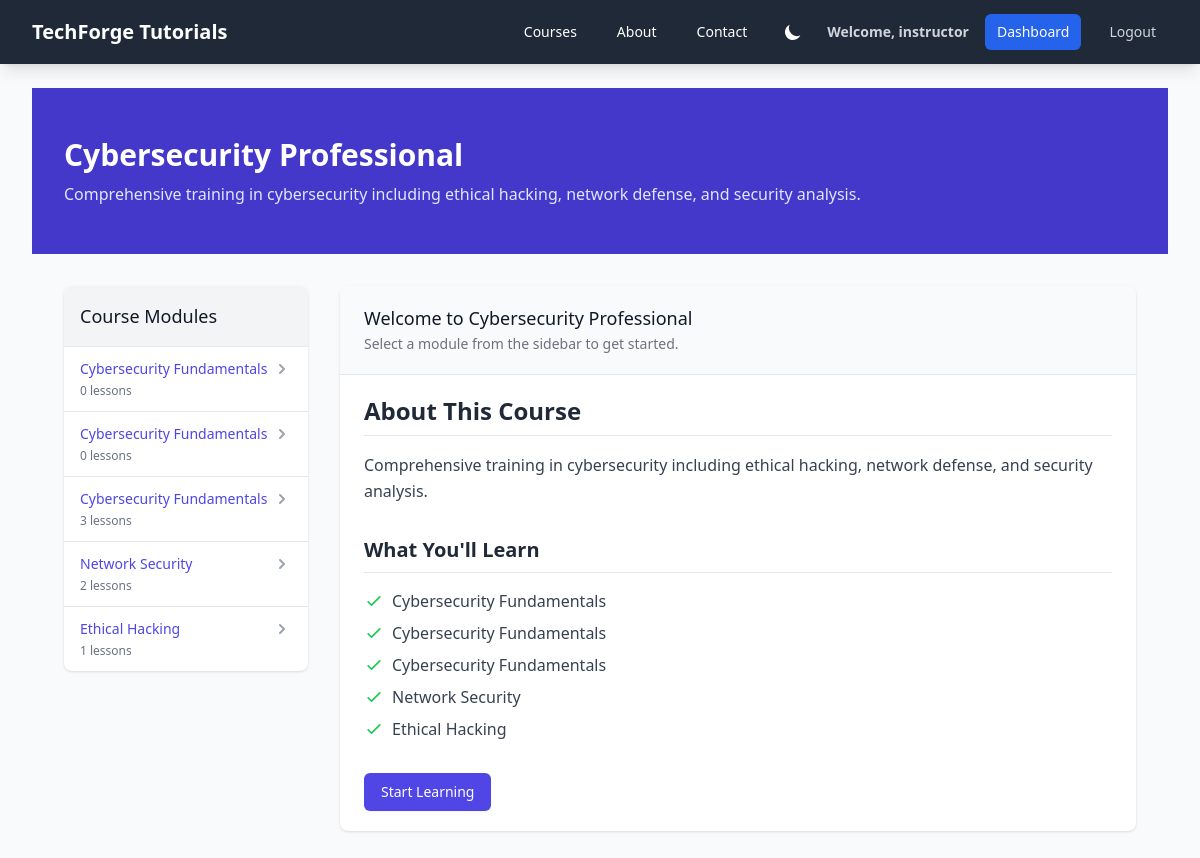
The page /courses/cybersecurity-professional/ (signed in) on the database its author committed.
### courses/models.py (models this page shows, shortened)
class Course(models.Model):
    title = models.CharField(max_length=200)
    slug = models.SlugField(unique=True, blank=True)
    description = models.TextField()
    created_at = models.DateTimeField(auto_now_add=True)
    updated_at = models.DateTimeField(auto_now=True)

class Module(models.Model):
    course = models.ForeignKey(Course, related_name='modules', on_delete=models.CASCADE, null=True, blank=True)
    title = models.CharField(max_length=200)
    description = models.TextField(blank=True)
    order = models.PositiveIntegerField(default=0)
    created_at = models.DateTimeField(auto_now_add=True)
    updated_at = models.DateTimeField(auto_now=True)
    class Meta:
        ordering = ['order']

### courses/views.py (the view)
# urls.py: path('<slug:slug>/', views.course_detail, name='course_detail'),
def course_detail(request, slug):
    course = get_object_or_404(Course, slug=slug)
    modules = course.modules.all().order_by('order')
    return render(request, 'courses/course_detail.html', {
        'course': course,
        'modules': modules
    })

### core/context_processors.py (called while the page is built)
def user_activity(request):
    if not request.user.is_authenticated:
        return {}
    recent_activities = UserActivity.objects.filter(
        user=request.user
    ).select_related('user').order_by('-timestamp')[:5]
    return {
        'recent_activities': recent_activities
    }

### templates/courses/course_detail.html (shortened to what this page needs)
{% extends 'base.html' %}
{% block content %}
<div class="bg-gray-50 dark:bg-gray-900 min-h-screen">
    <div class="bg-indigo-700 text-white py-12">
        <div class="max-w-7xl mx-auto px-4 sm:px-6 lg:px-8">
            <div class="md:flex md:items-center md:justify-between">
                <div class="flex-1 min-w-0">
                    <h1 class="text-3xl font-bold leading-tight">{{ course.title }}</h1>
                    <p class="mt-2 text-indigo-100">{{ course.description }}</p>
                </div>
            </div>
        </div>
    </div>
    <div class="max-w-7xl mx-auto px-4 sm:px-6 lg:px-8 py-8">
        <div class="lg:grid lg:grid-cols-4 lg:gap-8">
            <div class="lg:col-span-1 mb-8 lg:mb-0">
                <div class="bg-white dark:bg-gray-800 rounded-lg shadow overflow-hidden">
                    <div class="p-4 bg-gray-100 dark:bg-gray-700 border-b border-gray-200 dark:border-gray-600">
                        <h2 class="text-lg font-medium text-gray-900 dark:text-white">Course Modules</h2>
                    </div>
                    <nav class="divide-y divide-gray-200 dark:divide-gray-700" aria-label="Course modules">
                        {% for module in modules %}
                        <div class="px-4 py-3 hover:bg-gray-50 dark:hover:bg-gray-700">
                            <a href="{% url 'courses:module_detail' course.slug module.id %}"
                               class="flex items-center justify-between text-sm font-medium text-indigo-600 hover:text-indigo-900 dark:text-indigo-400 dark:hover:text-indigo-300">
                                <span>{{ module.title }}</span>
                                <svg class="h-5 w-5 text-gray-400" xmlns="http://www.w3.org/2000/svg" viewBox="0 0 20 20" fill="currentColor">
                                    <path fill-rule="evenodd" d="M7.293 14.707a1 1 0 010-1.414L10.586 10 7.293 6.707a1 1 0 011.414-1.414l4 4a1 1 0 010 1.414l-4 4a1 1 0 01-1.414 0z" clip-rule="evenodd" />
                                </svg>
                            </a>
                            <p class="mt-1 text-xs text-gray-500 dark:text-gray-400">{{ module.contents.count }} lessons</p>
                        </div>
                        {% endfor %}
                    </nav>
                </div>
            </div>
            <div class="lg:col-span-3">
                <div class="bg-white dark:bg-gray-800 shadow overflow-hidden sm:rounded-lg">
                    <div class="px-4 py-5 sm:px-6 bg-gray-50 dark:bg-gray-700">
                        <h3 class="text-lg leading-6 font-medium text-gray-900 dark:text-white">
                            Welcome to {{ course.title }}
                        </h3>
                        <p class="mt-1 max-w-2xl text-sm text-gray-500 dark:text-gray-300">
                            Select a module from the sidebar to get started.
                        </p>
                    </div>
                    <div class="border-t border-gray-200 dark:border-gray-700 px-4 py-5 sm:px-6">
                        <div class="prose max-w-none">
                            <h3 class="text-2xl font-bold text-gray-800 dark:text-white mb-4 pb-2 border-b border-gray-200 dark:border-gray-600">About This Course</h3>
                            <p class="text-gray-700 dark:text-gray-300 leading-relaxed mb-6 text-base">{{ course.description|linebreaksbr }}</p>
                            <h3 class="text-xl font-semibold text-gray-800 dark:text-white mt-8 mb-4 pb-2 border-b border-gray-200 dark:border-gray-600">What You'll Learn</h3>
                            <ul class="space-y-2 mb-6">
                                {% for module in modules %}
                                <li class="flex items-start">
                                    <svg class="h-5 w-5 text-green-500 mr-2 mt-0.5 flex-shrink-0" fill="none" viewBox="0 0 24 24" stroke="currentColor">
                                        <path stroke-linecap="round" stroke-linejoin="round" stroke-width="2" d="M5 13l4 4L19 7" />
                                    </svg>
                                    <span class="text-gray-700 dark:text-gray-300">{{ module.title }}</span>
                                </li>
                                {% endfor %}
                            </ul>
                            <div class="mt-8">
                                <a href="{% url 'courses:module_detail' course.slug modules.0.id %}"
                                   class="inline-flex items-center px-4 py-2 border border-transparent text-sm font-medium rounded-md shadow-sm text-white bg-indigo-600 hover:bg-indigo-700 focus:outline-none focus:ring-2 focus:ring-offset-2 focus:ring-indigo-500">
                                    Start Learning
                                </a>
                            </div>
                        </div>
                    </div>
                </div>
            </div>
        </div>
    </div>
</div>
{% endblock %}

### templates/base.html (shortened to what this page needs)
<!DOCTYPE html>
{% load static %}
<html lang="en">
<head>
    <script src="https://cdn.tailwindcss.com"></script>
    <link href="https://cdnjs.cloudflare.com/ajax/libs/prism/1.24.1/themes/prism-tomorrow.min.css" rel="stylesheet" />
</head>
<body class="bg-gray-50 dark:bg-gray-900">
    <nav class="sticky top-0 z-50 bg-gray-800 text-white shadow-lg">
        <div class="max-w-7xl mx-auto px-4 sm:px-6 lg:px-8">
            <div class="flex justify-between h-16">
                <div class="flex items-center">
                    <a href="{% url 'home' %}" class="text-xl font-bold text-white">TechForge Tutorials</a>
                </div>
                <div class="hidden md:flex items-center space-x-4">
                    <a href="{% url 'courses:courses_list' %}" class="px-3 py-2 rounded-md text-sm font-medium hover:bg-gray-700">Courses</a>
                    <a href="{% url 'about' %}" class="px-3 py-2 rounded-md text-sm font-medium hover:bg-gray-700">About</a>
                    <a href="{% url 'contact' %}" class="px-3 py-2 rounded-md text-sm font-medium hover:bg-gray-700">Contact</a>
                    <div class="flex items-center space-x-4 ml-auto">
                        <button id="darkModeToggle" onclick="toggleDarkMode()" class="p-2 rounded-full hover:bg-gray-700 focus:outline-none focus:ring-2 focus:ring-offset-2 focus:ring-offset-gray-800 focus:ring-white" aria-label="Toggle dark mode">
                        </button>
                        {% if user.is_authenticated %}
                            <span class="text-gray-300 text-sm font-bold">Welcome, {{ user.username }}</span>
                            <a href="{% url 'dashboard' %}" class="px-3 py-2 rounded-md text-sm font-medium bg-blue-600 hover:bg-blue-700">Dashboard</a>
                            <form action="{% url 'logout' %}" method="post" class="inline">
                                <button type="submit" class="px-3 py-2 rounded-md text-sm font-medium text-gray-300 hover:bg-gray-700 focus:outline-none">Logout</button>
                            </form>
                        {% else %}
                            <a href="{% url 'login' %}" class="px-3 py-2 rounded-md text-sm font-medium text-gray-300 hover:bg-gray-700">Login</a>
                            <a href="{% url 'register' %}" class="px-3 py-2 rounded-md text-sm font-medium text-white bg-blue-600 hover:bg-blue-700">Register</a>
                        {% endif %}
                    </div>
                </div>
            </div>
        </div>
    </nav>
    <main class="max-w-7xl mx-auto py-6 sm:px-6 lg:px-8">
        {% block content %}{% endblock %}
    </main>
</body>
</html>

### templates/courses/course_detail.html (style rules this page uses)
.prose a { @apply text-indigo-600 dark:text-indigo-400 hover:text-indigo-800 dark:hover:text-indigo-300; }
.prose h1, .prose h2, .prose h3, .prose h4, .prose h5, .prose h6 { @apply dark:text-white; }
.prose p, .prose li { @apply dark:text-gray-300; }

### rows shown on the page
Course: title "Cybersecurity Professional", description "Comprehensive training in cybersecurity including ethical hacking, network defense, and security analysis."
Module: title "Cybersecurity Fundamentals", contents.count "0"
Module: title "Cybersecurity Fundamentals", contents.count "0"
Module: title "Cybersecurity Fundamentals", contents.count "3"
Module: title "Network Security", contents.count "2"
Module: title "Ethical Hacking", contents.count "1"

### other values the page prints
{{ user.username }} "instructor"
